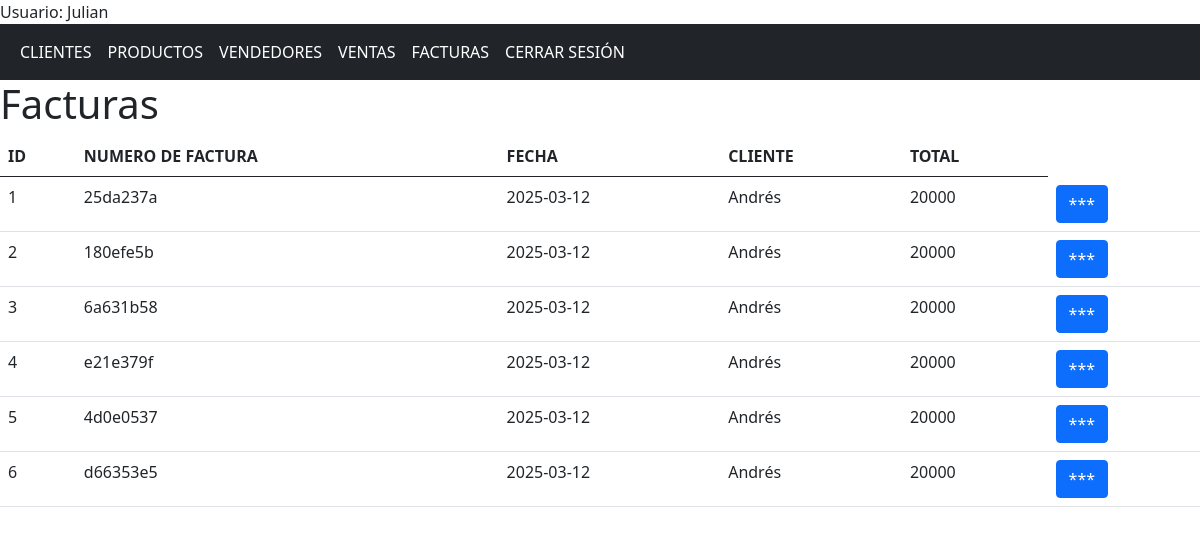
Screenshot of /facturas (signed in) with the database file from the repository.
### app/models/models.py (models this page shows, shortened)
class Usuario(db.Model, UserMixin):
    id = db.Column(db.Integer, primary_key = True)
    nombre = db.Column(db.String(150), nullable = False)
    correo = db.Column(db.String(150), nullable = False, unique = True)
    contrasena = db.Column(db.String(150), nullable = False)

class Factura(db.Model):
    id = db.Column(db.Integer, primary_key = True)
    numero_factura = db.Column(db.String(150), nullable = False, unique = True)
    fecha_emision = db.Column(db.Date, default=func.current_date())
    total = db.Column(db.Integer, nullable = False)
    id_cliente = db.Column(db.Integer, db.ForeignKey('cliente.id'), nullable = False)
    id_compra = db.Column(db.Integer, db.ForeignKey('compra.id'), nullable=True)
    productos = db.relationship('FacturaProducto', backref='factura', cascade="all, delete")

class Cliente(db.Model):
    id = db.Column(db.Integer, primary_key = True)
    nombre = db.Column(db.String(150), nullable = False)
    direccion = db.Column(db.String(150), nullable = False)
    telefono = db.Column(db.String(15), nullable = False)
    correo = db.Column(db.String(150), nullable = False, unique = True)
    tipo_cliente = db.Column(db.String(20), nullable = False)
    estado = db.Column(db.String(25), nullable = False)
    compras = db.relationship('Compra', backref = 'cliente', cascade="all, delete")
    facturas = db.relationship('Factura', backref ='cliente', cascade="all, delete")

### app/controllers/nav.py (the view)
@nav.route('/facturas')
@login_required
def facturas():
    facturas = Factura.query.all()
    return render_template('facturas.html', facturas = facturas)

### app/templates/facturas.html (shortened to what this page needs)
{% extends "base.html" %}
{% block contenido%}
<h1>Facturas</h1>
<div>
    <table class="table table-hover">
        <thead>
            <th>ID</th>
            <th>NUMERO DE FACTURA</th>
            <th>FECHA</th>
            <th>CLIENTE</th>
            <th>TOTAL</th>
        </thead>
        <tbody>
            {% for factura in facturas %}
            <tr>
                <td>{{ factura.id }}</td>
                <td>{{ factura.numero_factura }}</td>
                <td>{{ factura.fecha_emision }}</td>
                <td>{{ factura.cliente.nombre }}</td>
                <td>{{ factura.total }}</td>
                <td><button class="btn btn-primary">***</button></td>
            </tr>
            {% endfor %}
        </tbody>
    </table>
</div>
{% endblock %}

### app/templates/base.html (shortened to what this page needs)
<!DOCTYPE html>
<html lang="en">
<head>
    <link href="https://cdn.jsdelivr.net/npm/bootstrap@5.0.2/dist/css/bootstrap.min.css" rel="stylesheet">
    <link rel="stylesheet" href="{{ url_for('static', filename='css/styles.css') }}">
</head>
<body>
    {% if current_user.is_authenticated %}
    <div>Usuario: {{ current_user.nombre }}</div>
    {% endif %}
    <nav class="navbar navbar-expand-sm bg-dark navbar-dark">
        <div class="container-fluid">
            <ul class="navbar-nav">
                {% if current_user.is_authenticated %}
                <li class="nav-item">
                    <a class="nav-link active" href="{{url_for('nav.clientes')}}"> CLIENTES</a>
                </li>
                <li class="nav-item">
                    <a class="nav-link active" href="{{url_for('nav.productos')}}">PRODUCTOS</a>
                </li>
                <li class="nav-item">
                    <a class="nav-link active" href="{{url_for('nav.vendedores')}}">VENDEDORES</a>
                </li>
                <li class="nav-item">
                    <a class="nav-link active" href="{{url_for('nav.compras')}}">VENTAS</a>
                </li>
                <li class="nav-item">
                    <a class="nav-link active" href="{{url_for('nav.facturas')}}">FACTURAS</a>
                </li>
                <li class="nav-item">
                    <a class="nav-link active" href="{{url_for('aut.logout')}}">CERRAR SESIÓN</a>
                </li>
                {% endif %}
            </ul>
        </div>
    </nav>
    {%block contenido%}{%endblock%}
</body>
</html>

### rows the page displays
Usuario: nombre "Julian"
Factura: id "1", numero_factura "25da237a", fecha_emision "2025-03-12", cliente.nombre "Andrés", total "20000"
Factura: id "2", numero_factura "180efe5b", fecha_emision "2025-03-12", cliente.nombre "Andrés", total "20000"
Factura: id "3", numero_factura "6a631b58", fecha_emision "2025-03-12", cliente.nombre "Andrés", total "20000"
Factura: id "4", numero_factura "e21e379f", fecha_emision "2025-03-12", cliente.nombre "Andrés", total "20000"
Factura: id "5", numero_factura "4d0e0537", fecha_emision "2025-03-12", cliente.nombre "Andrés", total "20000"
Factura: id "6", numero_factura "d66353e5", fecha_emision "2025-03-12", cliente.nombre "Andrés", total "20000"
